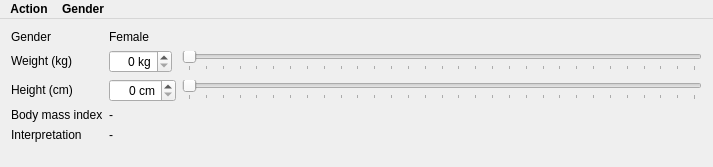
<?xml version="1.0" encoding="UTF-8"?>
<ui version="4.0">
 <class>MainWindow</class>
 <widget class="QMainWindow" name="MainWindow">
  <property name="geometry">
   <rect>
    <x>0</x>
    <y>0</y>
    <width>713</width>
    <height>167</height>
   </rect>
  </property>
  <property name="sizePolicy">
   <sizepolicy hsizetype="MinimumExpanding" vsizetype="Ignored">
    <horstretch>0</horstretch>
    <verstretch>0</verstretch>
   </sizepolicy>
  </property>
  <property name="windowTitle">
   <string>Body Mass Index Calculator</string>
  </property>
  <widget class="QWidget" name="centralWidget">
   <layout class="QGridLayout" name="gridLayout">
    <item row="1" column="0">
     <widget class="QLabel" name="label_2">
      <property name="sizePolicy">
       <sizepolicy hsizetype="Fixed" vsizetype="Fixed">
        <horstretch>0</horstretch>
        <verstretch>0</verstretch>
       </sizepolicy>
      </property>
      <property name="text">
       <string>Weight (kg)</string>
      </property>
     </widget>
    </item>
    <item row="3" column="0">
     <widget class="QLabel" name="label_4">
      <property name="sizePolicy">
       <sizepolicy hsizetype="Preferred" vsizetype="Fixed">
        <horstretch>0</horstretch>
        <verstretch>0</verstretch>
       </sizepolicy>
      </property>
      <property name="text">
       <string>Body mass index</string>
      </property>
     </widget>
    </item>
    <item row="1" column="1">
     <widget class="QSpinBox" name="weight_spinbox">
      <property name="sizePolicy">
       <sizepolicy hsizetype="Fixed" vsizetype="Fixed">
        <horstretch>0</horstretch>
        <verstretch>0</verstretch>
       </sizepolicy>
      </property>
      <property name="alignment">
       <set>Qt::AlignRight|Qt::AlignTrailing|Qt::AlignVCenter</set>
      </property>
      <property name="suffix">
       <string> kg</string>
      </property>
      <property name="maximum">
       <number>300</number>
      </property>
     </widget>
    </item>
    <item row="1" column="2">
     <widget class="QSlider" name="weight_slider">
      <property name="sizePolicy">
       <sizepolicy hsizetype="Expanding" vsizetype="Fixed">
        <horstretch>0</horstretch>
        <verstretch>0</verstretch>
       </sizepolicy>
      </property>
      <property name="maximum">
       <number>300</number>
      </property>
      <property name="orientation">
       <enum>Qt::Horizontal</enum>
      </property>
      <property name="tickPosition">
       <enum>QSlider::TicksBelow</enum>
      </property>
      <property name="tickInterval">
       <number>10</number>
      </property>
     </widget>
    </item>
    <item row="2" column="0">
     <widget class="QLabel" name="label_3">
      <property name="sizePolicy">
       <sizepolicy hsizetype="Fixed" vsizetype="Fixed">
        <horstretch>0</horstretch>
        <verstretch>0</verstretch>
       </sizepolicy>
      </property>
      <property name="text">
       <string>Height (cm)</string>
      </property>
     </widget>
    </item>
    <item row="4" column="1" colspan="2">
     <widget class="QLabel" name="interpretation_label">
      <property name="sizePolicy">
       <sizepolicy hsizetype="Expanding" vsizetype="Fixed">
        <horstretch>0</horstretch>
        <verstretch>0</verstretch>
       </sizepolicy>
      </property>
      <property name="text">
       <string>-</string>
      </property>
      <property name="alignment">
       <set>Qt::AlignLeading|Qt::AlignLeft|Qt::AlignVCenter</set>
      </property>
     </widget>
    </item>
    <item row="2" column="2">
     <widget class="QSlider" name="height_slider">
      <property name="sizePolicy">
       <sizepolicy hsizetype="Expanding" vsizetype="Fixed">
        <horstretch>0</horstretch>
        <verstretch>0</verstretch>
       </sizepolicy>
      </property>
      <property name="mouseTracking">
       <bool>false</bool>
      </property>
      <property name="maximum">
       <number>300</number>
      </property>
      <property name="singleStep">
       <number>1</number>
      </property>
      <property name="orientation">
       <enum>Qt::Horizontal</enum>
      </property>
      <property name="tickPosition">
       <enum>QSlider::TicksBelow</enum>
      </property>
      <property name="tickInterval">
       <number>10</number>
      </property>
     </widget>
    </item>
    <item row="0" column="0">
     <widget class="QLabel" name="label">
      <property name="sizePolicy">
       <sizepolicy hsizetype="Preferred" vsizetype="Fixed">
        <horstretch>0</horstretch>
        <verstretch>0</verstretch>
       </sizepolicy>
      </property>
      <property name="text">
       <string>Gender</string>
      </property>
     </widget>
    </item>
    <item row="2" column="1">
     <widget class="QSpinBox" name="height_spinbox">
      <property name="sizePolicy">
       <sizepolicy hsizetype="Fixed" vsizetype="Fixed">
        <horstretch>0</horstretch>
        <verstretch>0</verstretch>
       </sizepolicy>
      </property>
      <property name="alignment">
       <set>Qt::AlignRight|Qt::AlignTrailing|Qt::AlignVCenter</set>
      </property>
      <property name="suffix">
       <string> cm</string>
      </property>
      <property name="prefix">
       <string/>
      </property>
      <property name="maximum">
       <number>300</number>
      </property>
     </widget>
    </item>
    <item row="0" column="1">
     <widget class="QLabel" name="gender_label">
      <property name="sizePolicy">
       <sizepolicy hsizetype="Fixed" vsizetype="Fixed">
        <horstretch>0</horstretch>
        <verstretch>0</verstretch>
       </sizepolicy>
      </property>
      <property name="text">
       <string>Female</string>
      </property>
      <property name="alignment">
       <set>Qt::AlignLeading|Qt::AlignLeft|Qt::AlignVCenter</set>
      </property>
     </widget>
    </item>
    <item row="3" column="1" colspan="2">
     <widget class="QLabel" name="mass_label">
      <property name="sizePolicy">
       <sizepolicy hsizetype="Expanding" vsizetype="Fixed">
        <horstretch>0</horstretch>
        <verstretch>0</verstretch>
       </sizepolicy>
      </property>
      <property name="text">
       <string>-</string>
      </property>
      <property name="alignment">
       <set>Qt::AlignLeading|Qt::AlignLeft|Qt::AlignVCenter</set>
      </property>
     </widget>
    </item>
    <item row="4" column="0">
     <widget class="QLabel" name="label_5">
      <property name="sizePolicy">
       <sizepolicy hsizetype="Preferred" vsizetype="Fixed">
        <horstretch>0</horstretch>
        <verstretch>0</verstretch>
       </sizepolicy>
      </property>
      <property name="text">
       <string>Interpretation</string>
      </property>
     </widget>
    </item>
    <item row="5" column="0">
     <spacer name="verticalSpacer">
      <property name="orientation">
       <enum>Qt::Vertical</enum>
      </property>
      <property name="sizeHint" stdset="0">
       <size>
        <width>20</width>
        <height>40</height>
       </size>
      </property>
     </spacer>
    </item>
   </layout>
   <zorder>label_4</zorder>
   <zorder>label_5</zorder>
   <zorder>mass_label</zorder>
   <zorder>label_3</zorder>
   <zorder>height_spinbox</zorder>
   <zorder>interpretation_label</zorder>
   <zorder>gender_label</zorder>
   <zorder>height_slider</zorder>
   <zorder>weight_slider</zorder>
   <zorder>weight_spinbox</zorder>
   <zorder>label_2</zorder>
   <zorder>label</zorder>
   <zorder>verticalSpacer</zorder>
  </widget>
  <widget class="QMenuBar" name="menuBar">
   <property name="geometry">
    <rect>
     <x>0</x>
     <y>0</y>
     <width>713</width>
     <height>17</height>
    </rect>
   </property>
   <property name="font">
    <font>
     <weight>75</weight>
     <bold>true</bold>
    </font>
   </property>
   <widget class="QMenu" name="menuAction">
    <property name="font">
     <font>
      <weight>50</weight>
      <bold>false</bold>
     </font>
    </property>
    <property name="title">
     <string>Action</string>
    </property>
    <addaction name="actionReset"/>
    <addaction name="actionQuit"/>
   </widget>
   <widget class="QMenu" name="menuGender">
    <property name="font">
     <font>
      <weight>50</weight>
      <bold>false</bold>
     </font>
    </property>
    <property name="title">
     <string>Gender</string>
    </property>
    <addaction name="actionFemale"/>
    <addaction name="actionMale"/>
   </widget>
   <addaction name="menuAction"/>
   <addaction name="menuGender"/>
  </widget>
  <action name="actionReset">
   <property name="enabled">
    <bool>true</bool>
   </property>
   <property name="text">
    <string>Reset</string>
   </property>
  </action>
  <action name="actionQuit">
   <property name="enabled">
    <bool>true</bool>
   </property>
   <property name="text">
    <string>Quit</string>
   </property>
  </action>
  <action name="actionFemale">
   <property name="checkable">
    <bool>true</bool>
   </property>
   <property name="checked">
    <bool>true</bool>
   </property>
   <property name="text">
    <string>Female</string>
   </property>
   <property name="font">
    <font/>
   </property>
   <property name="priority">
    <enum>QAction::NormalPriority</enum>
   </property>
  </action>
  <action name="actionMale">
   <property name="checkable">
    <bool>true</bool>
   </property>
   <property name="text">
    <string>Male</string>
   </property>
  </action>
 </widget>
 <layoutdefault spacing="6" margin="11"/>
 <resources/>
 <connections>
  <connection>
   <sender>height_spinbox</sender>
   <signal>valueChanged(int)</signal>
   <receiver>height_slider</receiver>
   <slot>setValue(int)</slot>
   <hints>
    <hint type="sourcelabel">
     <x>107</x>
     <y>103</y>
    </hint>
    <hint type="destinationlabel">
     <x>151</x>
     <y>94</y>
    </hint>
   </hints>
  </connection>
  <connection>
   <sender>height_slider</sender>
   <signal>valueChanged(int)</signal>
   <receiver>height_spinbox</receiver>
   <slot>setValue(int)</slot>
   <hints>
    <hint type="sourcelabel">
     <x>212</x>
     <y>99</y>
    </hint>
    <hint type="destinationlabel">
     <x>107</x>
     <y>101</y>
    </hint>
   </hints>
  </connection>
  <connection>
   <sender>weight_spinbox</sender>
   <signal>valueChanged(int)</signal>
   <receiver>weight_slider</receiver>
   <slot>setValue(int)</slot>
   <hints>
    <hint type="sourcelabel">
     <x>103</x>
     <y>77</y>
    </hint>
    <hint type="destinationlabel">
     <x>129</x>
     <y>72</y>
    </hint>
   </hints>
  </connection>
  <connection>
   <sender>weight_slider</sender>
   <signal>valueChanged(int)</signal>
   <receiver>weight_spinbox</receiver>
   <slot>setValue(int)</slot>
   <hints>
    <hint type="sourcelabel">
     <x>178</x>
     <y>73</y>
    </hint>
    <hint type="destinationlabel">
     <x>99</x>
     <y>76</y>
    </hint>
   </hints>
  </connection>
 </connections>
</ui>
